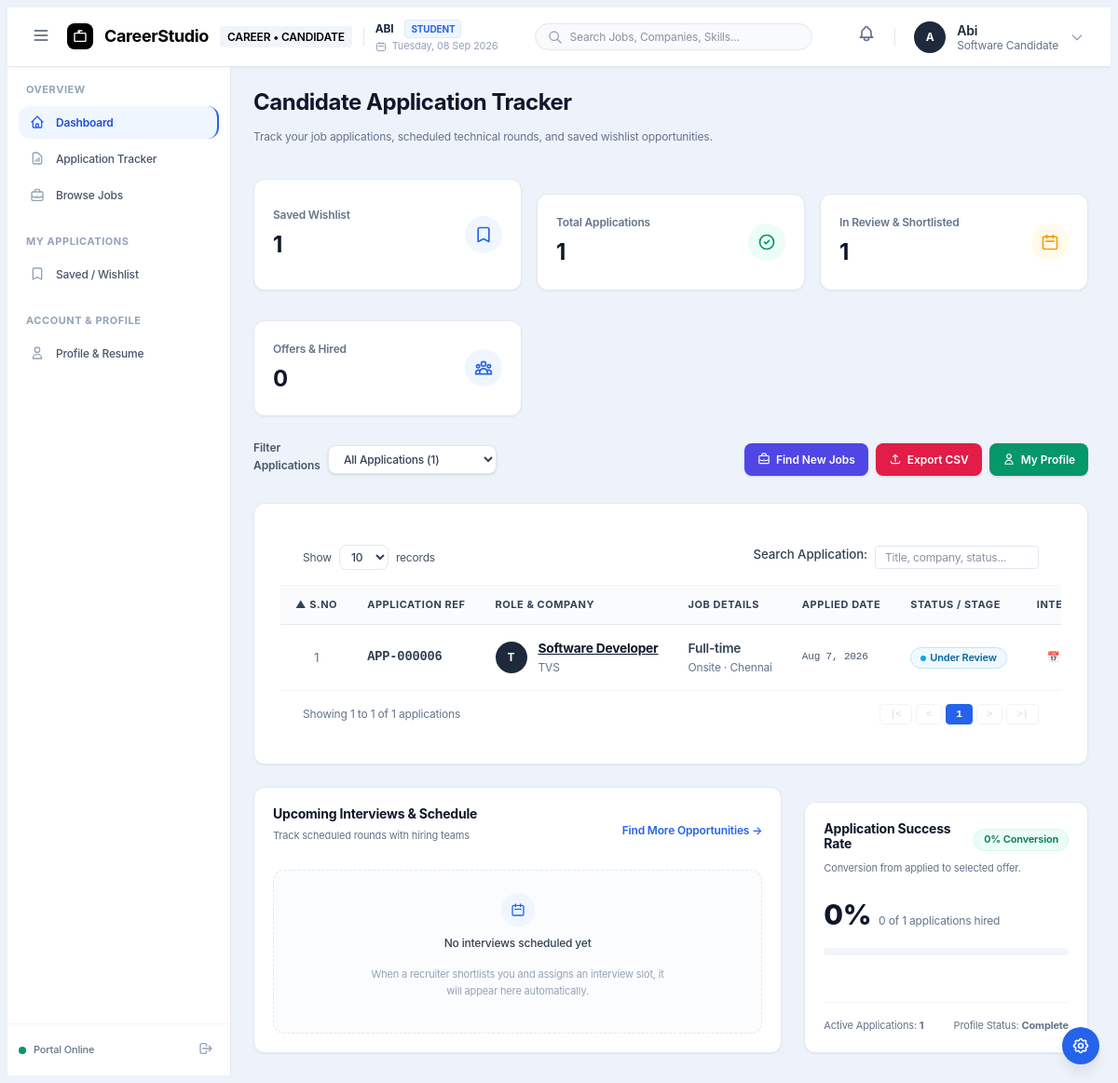
The app's page /student-dashboard.php (signed in) with its own data.
### tables this page shows
CREATE TABLE `applications` (
  `id` int(10) UNSIGNED NOT NULL,
  `job_id` int(10) UNSIGNED NOT NULL,
  `student_id` int(10) UNSIGNED NOT NULL,
  `status` enum('applied','under_review','shortlisted','rejected','hired','withdrawn') NOT NULL DEFAULT 'applied',
  `interview_at` datetime DEFAULT NULL,
  `meeting_link` varchar(500) DEFAULT NULL,
  `notes` text DEFAULT NULL,
  `applied_at` datetime NOT NULL DEFAULT current_timestamp(),
  `updated_at` datetime NOT NULL DEFAULT current_timestamp() ON UPDATE current_timestamp()
);

CREATE TABLE `companies` (
  `id` int(10) UNSIGNED NOT NULL,
  `user_id` int(10) UNSIGNED NOT NULL,
  `company_name` varchar(150) NOT NULL,
  `description` text DEFAULT NULL,
  `website` varchar(255) DEFAULT NULL,
  `location` varchar(150) DEFAULT NULL,
  `created_at` datetime NOT NULL DEFAULT current_timestamp(),
  `updated_at` datetime NOT NULL DEFAULT current_timestamp() ON UPDATE current_timestamp(),
  `industry` varchar(150) DEFAULT NULL,
  `company_size` varchar(100) DEFAULT NULL
);

CREATE TABLE `jobs` (
  `id` int(10) UNSIGNED NOT NULL,
  `company_id` int(10) UNSIGNED NOT NULL,
  `title` varchar(150) NOT NULL,
  `description` text NOT NULL,
  `requirements` text DEFAULT NULL,
  `skills_required` varchar(500) DEFAULT NULL,
  `salary` varchar(100) DEFAULT NULL,
  `job_type` enum('full-time','part-time','internship','contract') NOT NULL,
  `location` varchar(150) DEFAULT NULL,
  `work_mode` enum('remote','hybrid','onsite') NOT NULL DEFAULT 'onsite',
  `vacancy_count` smallint(5) UNSIGNED NOT NULL DEFAULT 1,
  `deadline` date DEFAULT NULL,
  `status` enum('open','closed') NOT NULL DEFAULT 'open',
  `created_at` datetime NOT NULL DEFAULT current_timestamp(),
  `updated_at` datetime NOT NULL DEFAULT current_timestamp() ON UPDATE current_timestamp()
);

### student-dashboard.php (the view, shortened to what the rows shown need)
<?php
$pdo = get_db();
$studentId = (int) current_user_id();
$stmt = $pdo->prepare(
    'SELECT a.id AS application_id, a.status, a.applied_at, a.interview_at, a.meeting_link, a.notes,
            j.id AS job_id, j.title AS job_title, j.job_type, j.work_mode, j.location,
            c.company_name
     FROM applications a
     INNER JOIN jobs j ON a.job_id = j.id
     INNER JOIN companies c ON j.company_id = c.id
     WHERE a.student_id = :student_id
     ORDER BY a.applied_at DESC'
);
$stmt->execute([':student_id' => $studentId]);
$applications = $stmt->fetchAll();
require __DIR__ . '/header.php';
?>
<div style="display: flex; flex-direction: column; gap: 24px; width: 100%;">
    <div>
        <h1 class="page-title">Candidate Application Tracker</h1>
    </div>
    <div class="card table-card">
        <div class="table-wrapper">
            <?php if (empty($applications)): ?>
                <div class="empty-state" style="margin: 2rem auto;">
                    <div class="empty-icon">
                        <svg fill="none" stroke="currentColor" viewBox="0 0 24 24"><path d="M9 12h6m-6 4h6m2 5H7a2 2 0 01-2-2V5a2 2 0 012-2h5.586a1 1 0 01.707.293l5.414 5.414a1 1 0 01.293.707V19a2 2 0 01-2 2z" stroke-linecap="round" stroke-linejoin="round" stroke-width="2"></path></svg>
                    </div>
                    <div class="empty-title">No job applications submitted yet</div>
                    <p class="empty-description">Browse open positions and apply with your profile to start tracking opportunities.</p>
                    <a href="jobs.php" class="btn btn-indigo">+ Browse Jobs Now</a>
                </div>
            <?php else: ?>
                <table class="data-table" id="student-apps-table">
                    <thead>
                        <tr>
                            <th class="col-center" style="white-space: nowrap;">▲ S.No</th>
                            <th style="white-space: nowrap;">Application Ref</th>
                            <th style="white-space: nowrap;">Role &amp; Company</th>
                            <th style="white-space: nowrap;">Job Details</th>
                            <th style="white-space: nowrap;">Applied Date</th>
                            <th style="white-space: nowrap;">Status / Stage</th>
                            <th style="white-space: nowrap;">Interview Slot</th>
                        </tr>
                    </thead>
                    <tbody>
                        <?php $sno = 1; foreach ($applications as $app): ?>
                        <tr data-status="<?= e($app['status']) ?>">
                            <td class="col-center text-subtle font-medium" style="white-space: nowrap;"><?= $sno++ ?></td>
                            <td class="cif-id" style="white-space: nowrap;">APP-<?= str_pad((string) $app['application_id'], 6, '0', STR_PAD_LEFT) ?></td>
                            <td style="white-space: nowrap;">
                                <div class="candidate-profile" style="display: flex; align-items: center; gap: 0.75rem; white-space: nowrap;">
                                    <div class="avatar-circle" style="flex-shrink: 0; width: 34px; height: 34px; border-radius: 50%; background: var(--slate-800); color: #ffffff; display: flex; align-items: center; justify-content: center; font-weight: 700; font-size: 0.75rem;">
                                        <?= e(initials($app['company_name'])) ?>
                                    </div>
                                    <div style="display: flex; flex-direction: column; white-space: nowrap;">
                                        <div class="candidate-name" style="font-weight: 700; color: var(--slate-900); white-space: nowrap;">
                                            <a href="jobs.php?id=<?= (int) $app['job_id'] ?>" style="color: inherit; text-decoration: underline; white-space: nowrap;"><?= e($app['job_title']) ?></a>
                                        </div>
                                        <div class="candidate-email" style="font-size: 0.75rem; color: var(--slate-500); white-space: nowrap;"><?= e($app['company_name']) ?></div>
                                    </div>
                                </div>
                            </td>
                            <td style="white-space: nowrap;">
                                <div class="phone-number" style="white-space: nowrap; font-weight: 600;"><?= e(ucfirst($app['job_type'] ?: 'Full-time')) ?></div>
                                <div class="role-title" style="white-space: nowrap; font-size: 0.75rem; color: var(--slate-500);"><?= e(ucfirst($app['work_mode'] ?: 'Onsite')) ?> <?= $app['location'] ? '· ' . e($app['location']) : '' ?></div>
                            </td>
                            <td class="date-cell" style="white-space: nowrap;"><?= e(format_date($app['applied_at'])) ?></td>
                            <td style="white-space: nowrap;">
                                <?php
                                    $stageBadgeClass = match ($app['status']) {
                                        'under_review' => 'stage-sky',
                                        'shortlisted' => 'stage-purple',
                                        'hired' => 'stage-emerald',
                                        'rejected', 'withdrawn' => 'stage-rose',
                                        default => 'stage-sky',
                                    };
                                ?>
                                <span class="badge-stage <?= $stageBadgeClass ?>" style="white-space: nowrap;">
                                    <span class="stage-dot"></span>
                                    <?= e(status_label($app['status'])) ?>
                                </span>
                            </td>
                            <td style="white-space: nowrap;">
                                <?php if (!empty($app['interview_at']) && !in_array($app['status'], ['rejected', 'withdrawn'], true)):
                                    $isIvPassed = strtotime($app['interview_at']) < time();
                                ?>
                                    <div style="display: flex; flex-direction: column; gap: 4px; align-items: flex-start;">
                                        <span class="badge-stage <?= $isIvPassed ? 'stage-slate' : 'stage-sky' ?>" style="font-size: 11px; white-space: nowrap; display: inline-flex; align-items: center; gap: 0.375rem;">📅 </span>
                                    </div>
                                <?php else: ?>
                                    <span class="text-subtle" style="font-size: 11px;">-</span>
                                <?php endif; ?>
                            </td>
                        </tr>
                        <?php endforeach; ?>
                    </tbody>
                </table>
            <?php endif; ?>
        </div>
    </div>
</div>
<?php require __DIR__ . '/footer.php'; ?>

### records on screen
applications: id "000006", companies.company_name "T", job.title "Software Developer", companies.company_name "TVS", job.job_type "Full-time", job.work_mode "Onsite", job.location "Chennai", applied_at "Aug 7, 2026", status "Under Review"

### other values on screen
$workspaceTag "CAREER • CANDIDATE"
$userName "ABI"
$userRole "STUDENT"
$userInitials "A"
first_name($userName) "Abi"
$userTitle "Software Candidate"
count($savedJobs) "1"
$totalApplications "1"
$pendingApplications + $shortlistedApplications "1"
$hiredApplications "0"
count($applications) "1"
$successRate "0"
